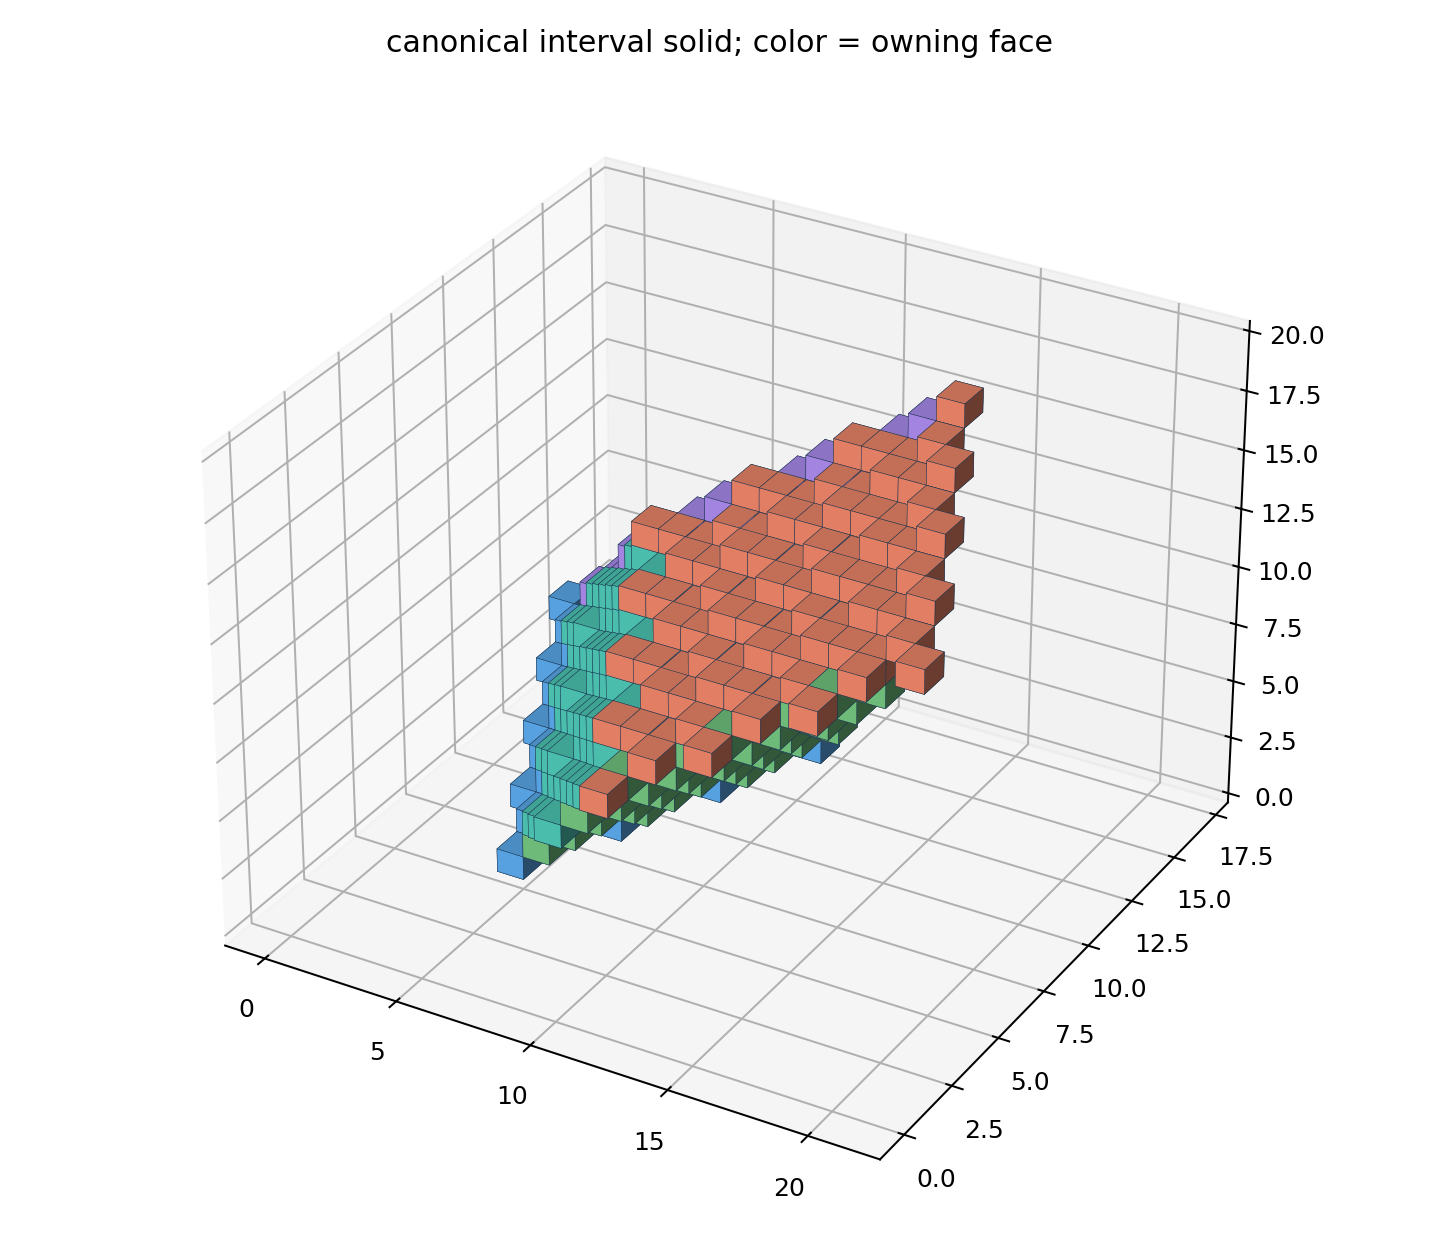

This chart was generated by the following Python code:
"""Canonical parallelepiped volume built from complete integer scan intervals."""
from __future__ import annotations

from collections import deque
from dataclasses import dataclass
from itertools import product
from math import ceil, floor
from pathlib import Path

from closed_volumes import NEIGHBORS, add_voxel, center_of, quad_prism_faces
from planar_faces import EPSILON, Vec3, Voxel, add, dot, face_normal, normalize, subtract


@dataclass(frozen=True)
class Plane:
    origin: Vec3
    inward: Vec3

    def slack(self, point: Vec3) -> float:
        return dot(self.inward, subtract(point, self.origin))


@dataclass(frozen=True)
class CanonicalVolume:
    solid: frozenset[Voxel]
    faces: tuple[frozenset[Voxel], ...]
    scan_axis: int
    intervals: tuple[tuple[Voxel, ...], ...]

    @property
    def boundary(self) -> frozenset[Voxel]:
        return frozenset().union(*self.faces)

    def progressive(self):
        """Interleave equal inward depths; a prefix never masquerades as one cap."""
        depth = 0
        emitted: set[Voxel] = set()
        while True:
            active = False
            for line in self.intervals:
                for index in (depth, len(line) - 1 - depth):
                    if 0 <= index < len(line):
                        active = True
                        voxel = line[index]
                        if voxel not in emitted:
                            emitted.add(voxel)
                            yield voxel
            if not active:
                return
            depth += 1


def planes_for(base: tuple[Vec3, ...], extrusion: Vec3) -> tuple[Plane, ...]:
    vertices = base + tuple(add(point, extrusion) for point in base)
    center = tuple(sum(point[axis] for point in vertices) / len(vertices) for axis in range(3))
    result = []
    for face in quad_prism_faces(base, extrusion):
        normal = normalize(face_normal(face))
        if dot(normal, subtract(center, face[0])) < 0:
            normal = tuple(-value for value in normal)
        result.append(Plane(face[0], normal))
    return tuple(result)


def bounds_for(base: tuple[Vec3, ...], extrusion: Vec3) -> tuple[range, range, range]:
    vertices = base + tuple(add(point, extrusion) for point in base)
    return tuple(
        range(floor(min(point[a] for point in vertices)), floor(max(point[a] for point in vertices)) + 1)
        for a in range(3)
    )  # type: ignore[return-value]


def choose_scan_axis(bounds: tuple[range, range, range]) -> int:
    """Longest world-axis extent minimizes the number of independent intervals."""
    return max(range(3), key=lambda axis: (len(bounds[axis]), -axis))


def interval_for(
    fixed: tuple[int, int], axes: tuple[int, int], scan_axis: int,
    scan_range: range, planes: tuple[Plane, ...],
) -> tuple[Voxel, ...]:
    """Solve all halfspaces on one integer-center line, then emit its exact interval."""
    coordinates = [0.0, 0.0, 0.0]
    coordinates[axes[0]] = fixed[0] + .5
    coordinates[axes[1]] = fixed[1] + .5
    low, high = float(scan_range.start), float(scan_range.stop - 1)
    for plane in planes:
        coordinates[scan_axis] = .5
        constant = plane.slack(tuple(coordinates))
        coefficient = plane.inward[scan_axis]
        if abs(coefficient) <= EPSILON:
            if constant < -EPSILON:
                return ()
            continue
        crossing = -constant / coefficient
        if coefficient > 0:
            low = max(low, ceil(crossing - EPSILON))
        else:
            high = min(high, floor(crossing + EPSILON))
        if low > high:
            return ()
    result = []
    for value in range(int(low), int(high) + 1):
        voxel = [0, 0, 0]
        voxel[axes[0]], voxel[axes[1]], voxel[scan_axis] = fixed[0], fixed[1], value
        result.append(tuple(voxel))
    return tuple(result)


def rasterize(base: tuple[Vec3, ...], extrusion: Vec3) -> CanonicalVolume:
    planes = planes_for(base, extrusion)
    bounds = bounds_for(base, extrusion)
    scan_axis = choose_scan_axis(bounds)
    axes = tuple(axis for axis in range(3) if axis != scan_axis)
    intervals = tuple(
        line for fixed in product(bounds[axes[0]], bounds[axes[1]])
        if (line := interval_for(fixed, axes, scan_axis, bounds[scan_axis], planes))
    )
    solid = frozenset(voxel for line in intervals for voxel in line)

    # A boundary voxel is owned by every closest mathematical face.  Ownership
    # is descriptive: it never appends an outward worker/riser voxel.
    owners = [set() for _ in planes]
    for voxel in solid:
        if all(add_voxel(voxel, step) in solid for step in NEIGHBORS):
            continue
        slacks = tuple(plane.slack(center_of(voxel)) for plane in planes)
        minimum = min(slacks)
        for index, slack in enumerate(slacks):
            if slack <= minimum + EPSILON:
                owners[index].add(voxel)
    return CanonicalVolume(solid, tuple(frozenset(face) for face in owners), scan_axis, intervals)


def six_boundary(solid: frozenset[Voxel]) -> frozenset[Voxel]:
    return frozenset(voxel for voxel in solid if any(add_voxel(voxel, step) not in solid for step in NEIGHBORS))


def axis_intervals_are_contiguous(volume: CanonicalVolume) -> bool:
    return all(
        all(line[index][volume.scan_axis] + 1 == line[index + 1][volume.scan_axis]
            for index in range(len(line) - 1))
        for line in volume.intervals
    )


def is_six_connected(points: frozenset[Voxel]) -> bool:
    if not points:
        return True
    seed = next(iter(points)); seen, queue = {seed}, deque((seed,))
    while queue:
        voxel = queue.popleft()
        for step in NEIGHBORS:
            neighbor = add_voxel(voxel, step)
            if neighbor in points and neighbor not in seen:
                seen.add(neighbor); queue.append(neighbor)
    return seen == points


def maximum_boundary_deviation(volume: CanonicalVolume, planes: tuple[Plane, ...]) -> float:
    """Distance along the owning unit normal; a real boundary is at most one voxel away."""
    return max(
        (min(plane.slack(center_of(voxel)) for plane in planes) for voxel in volume.boundary),
        default=0.0,
    )


def has_enclosed_air(solid: frozenset[Voxel]) -> bool:
    if not solid:
        return False
    ranges = tuple(range(min(v[a] for v in solid) - 1, max(v[a] for v in solid) + 2) for a in range(3))
    start = tuple(axis.start for axis in ranges)
    exterior, queue = {start}, deque((start,))
    while queue:
        voxel = queue.popleft()
        for step in NEIGHBORS:
            candidate = add_voxel(voxel, step)
            if candidate in solid or candidate in exterior:
                continue
            if all(candidate[a] in ranges[a] for a in range(3)):
                exterior.add(candidate); queue.append(candidate)
    return any(
        voxel not in solid and voxel not in exterior
        for voxel in product(*ranges)
    )


def render(volume: CanonicalVolume, output=None):
    import matplotlib.pyplot as plt
    import numpy as np

    data = np.array(sorted(volume.solid)); shifted = data - data.min(axis=0)
    voxels = np.zeros(tuple(shifted.max(axis=0) + 1), dtype=bool)
    colors = np.empty(voxels.shape, dtype=object)
    palette = ("#62b6ff", "#ff8f70", "#7bd389", "#ffd166", "#b896ff", "#54d6c3")
    for world, local in zip(data, shifted):
        key = tuple(local); voxels[key] = True
        colors[key] = next((palette[i] for i, face in enumerate(volume.faces) if tuple(world) in face), "#d8e8f5")
    figure = plt.figure(figsize=(8, 7)); axis = figure.add_subplot(projection="3d")
    axis.voxels(voxels, facecolors=colors, edgecolor="#17324d", linewidth=.18)
    axis.set_title("canonical interval solid; color = owning face")
    figure.tight_layout(); output = Path(output or Path(__file__).with_suffix(".png")); figure.savefig(output, dpi=180)
    return output


if __name__ == "__main__":
    base = ((.5, .5, .5), (9.5, 3.5, 6.5), (5.5, 11.5, 10.5), (-3.5, 8.5, 4.5))
    volume = rasterize(base, (7., -5., 9.))
    progressive = tuple(volume.progressive())
    print(f"solid={len(volume.solid)} boundary={len(volume.boundary)} axis={volume.scan_axis}")
    print(f"intervals={axis_intervals_are_contiguous(volume)} owned={volume.boundary == six_boundary(volume.solid)} holes={has_enclosed_air(volume.solid)} six={is_six_connected(volume.solid)}")
    print(f"max_boundary_deviation={maximum_boundary_deviation(volume, planes_for(base, (7., -5., 9.))):.6f}")
    print(f"progressive_unique={len(progressive) == len(set(progressive))} complete={set(progressive) == volume.solid}")
    print(render(volume))
